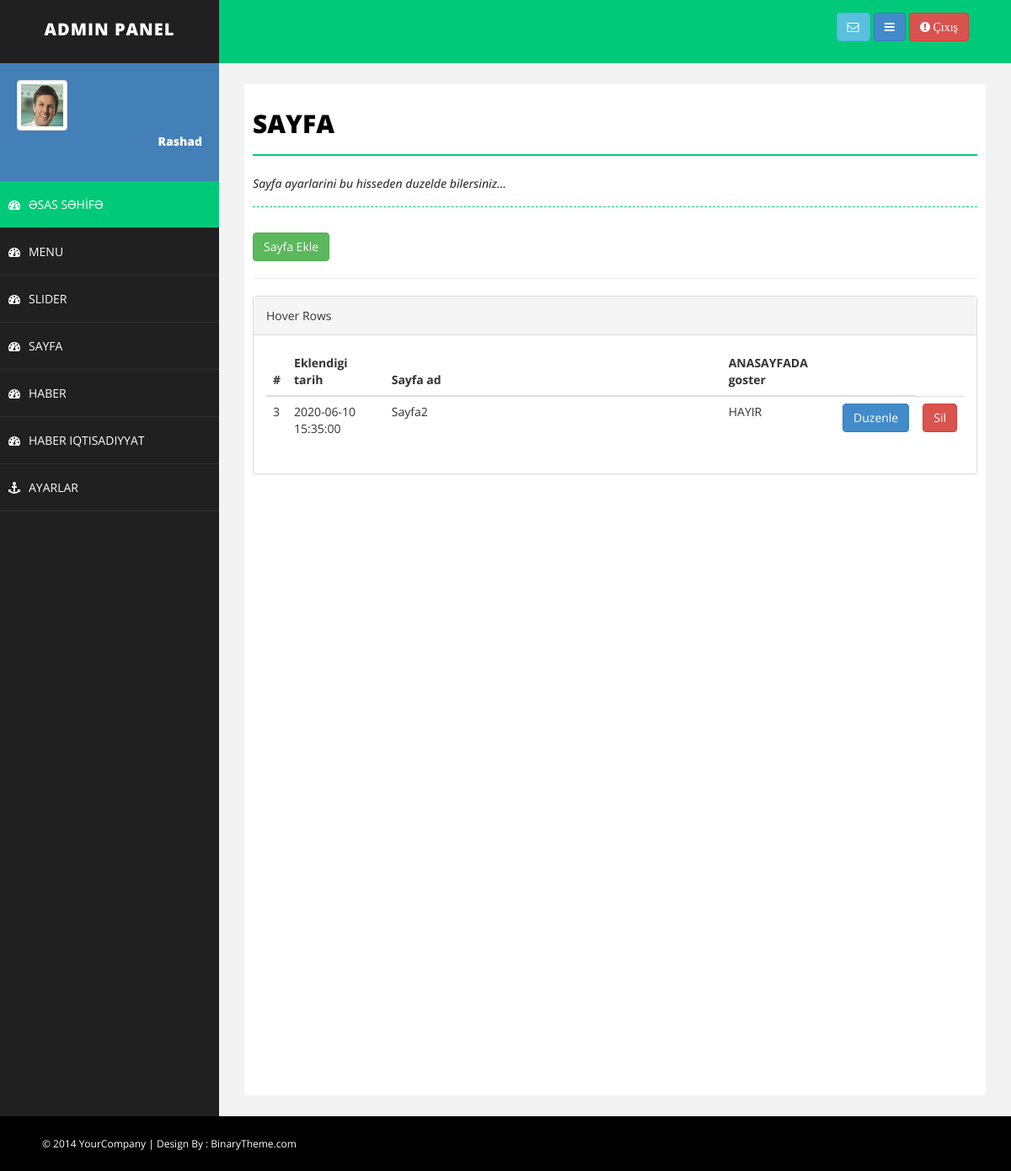
The app's page /sayfa.php (signed in) with its own data.
### tables this page shows
CREATE TABLE `sayfa` (
  `sayfa_id` int(11) NOT NULL,
  `sayfa_tarih` datetime NOT NULL,
  `sayfa_ad` varchar(100) NOT NULL,
  `sayfa_icerik` text NOT NULL,
  `sayfa_sira` varchar(50) NOT NULL,
  `sayfa_anasayfa` varchar(50) NOT NULL DEFAULT ''
);

### sayfa.php (the view, shortened to what this page needs)
<?php
include 'header.php';
include 'sidebar.php';
 ?>
  <div id="page-wrapper">
            <div id="page-inner">
                <div class="row">
                    <div class="col-md-12">
                        <h1 class="page-head-line">SAYFA</h1>
                        <h1 class="page-subhead-line">Sayfa ayarlarini bu hisseden duzelde bilersiniz... </h1>
                    </div>
                        <div class="col-md-12">
                        <a href="sayfa-ekle.php"> <button class="btn btn-success" >Sayfa Ekle</button></a>
                         <hr>
                         </div>
                </div>
                <div class="row">
                <div class="col-md-12">
                    <div class="panel panel-default">
                        <div class="panel-heading">
                            Hover Rows
                        </div>
                        <div class="panel-body">
                            <div class="table-responsive">
                                <table class="table table-hover">
                                    <thead>
                                        <tr>
                                            <th>#</th>
                                            <th >Eklendigi tarih</th>
                                            <th style="width: 400px">Sayfa ad</th>
                                            <th >ANASAYFADA goster</th>
                                            <th style="width: 20px"></th>
                                        </tr>
                                    </thead>
                                    <tbody>
                                      <?php
                                      include 'baglan.php';
                                       $sayfasor = $baglan->query("SELECT * FROM sayfa ");
                                      while ($sayfacek = $sayfasor->fetch_array()) {
                                     ?>
                                        <tr>
                                            <td><?php echo $sayfacek['sayfa_id']; ?></td>
                                            <td><?php echo $sayfacek['sayfa_tarih']; ?></td>
                                            <td><?php echo $sayfacek['sayfa_ad']; ?></td>
                                            <td><?php
                                            if ($sayfacek['sayfa_anasayfa']==0) {
                                              echo "HAYIR";
                                            } elseif ($sayfacek['sayfa_anasayfa']==1) {
                                              echo "EVET";
                                            }
                                            ?></td>
                                            <td><a href="sayfa-duzenle.php?menu_id=<?php   echo $sayfacek['sayfa_id'] ?>"><button class="btn btn-primary">Duzenle</button></a></td>
                                             <td><a href="islem.php?sayfa_id=<?php   echo $sayfacek['sayfa_id'] ?>&sayfasil=ok"><button class="btn btn-danger">Sil</button></a></td>
                                        </tr>
                                    <?php  }   ?>
                                    </tbody>
                                </table>
                            </div>
                        </div>
                    </div>
                  </div>
                    </div>
                </div>
            </div>
  <?php  include 'footer.php';  ?>

### assets/css/basic.css (style rules this page uses)
body { font-family: 'Open Sans', sans-serif; line-height:25px; }
#page-wrapper { padding: 15px 15px; min-height: 600px; background: #F3F3F3; }
#page-inner { width: 100%; margin: 10px 20px 10px 0px; background-color: #fff!important; padding: 10px; min-height: 1200px; }
.page-head-line { font-size: 30px; text-transform: uppercase; color: #000; font-weight: 800; padding-bottom: 20px; border-bottom: 2px solid #00CA79; margin-bottom: 10px; }
.page-subhead-line { font-size: 14px; padding-top: 5px; padding-bottom: 20px; font-style:italic; margin-bottom:30px; border-bottom:1px dashed #00CA79; }
@media (min-width:768px) { #page-wrapper { margin: 0 0 0 260px; padding: 15px 30px; min-height: 1200px; } }

### records on screen
sayfa: sayfa_id "3", sayfa_tarih "2020-06-10 15:35:00", sayfa_ad "Sayfa2", sayfa_anasayfa "HAYIR"
